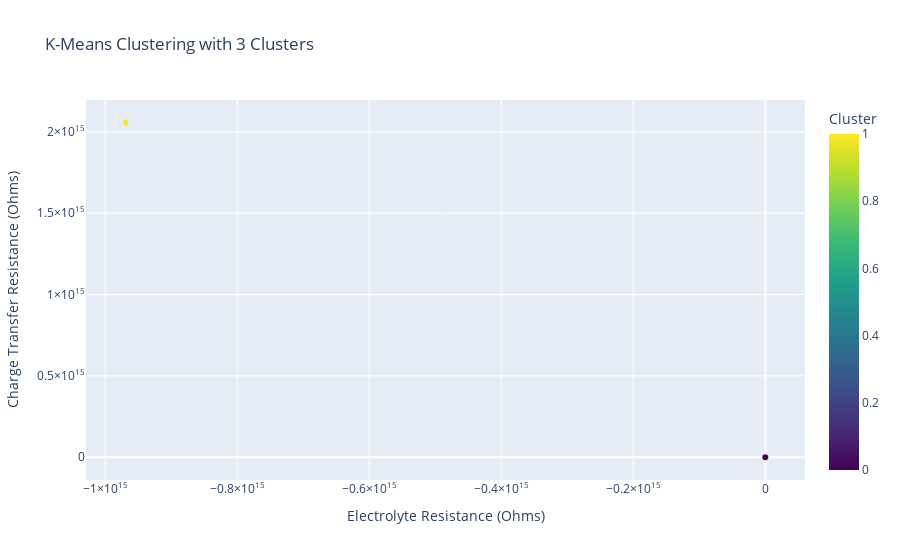

Source (notebook cell):
### Markdown cell above
---

## **9. Clustering Analysis**

Perform K-Means clustering to identify patterns in battery behavior.

### Code cell
# Cell 9: Clustering Analysis

if not final_df.empty:
    try:
        features = ['Re', 'Rct']
        n_clusters = 3  # You can adjust this number based on analysis
        
        kmeans, final_df = perform_kmeans_clustering(final_df, features, n_clusters)
        
        if kmeans:
            # Plot clusters
            fig_clusters = px.scatter(
                final_df, 
                x='Re', 
                y='Rct',
                color=f'Cluster_{n_clusters}',
                title=f'K-Means Clustering with {n_clusters} Clusters',
                labels={
                    'Re': 'Electrolyte Resistance (Ohms)',
                    'Rct': 'Charge Transfer Resistance (Ohms)',
                    f'Cluster_{n_clusters}': 'Cluster'
                },
                hover_data=['uid'],
                color_continuous_scale='Viridis'
            )
            
            # Display the plot
            fig_clusters.show()
            
            # Save the plot
            clusters_plot_path = os.path.join(OUTPUT_DIR, f"KMeans_{n_clusters}_Clusters.html")
            fig_clusters.write_html(clusters_plot_path)
            logging.info(f"K-Means clusters plot saved to {clusters_plot_path}")
    except Exception as e:
        logging.exception(f"Error during K-Means clustering: {e}")
else:
    logging.warning("Final DataFrame is empty. K-Means clustering skipped.")

### Figure 1 — Plotly figure (JSON) as saved in the notebook; plotly's stock layout.template omitted (floating-point values rounded to 4 significant figures; data arrays with more than 128 entries replaced by an {"elided": "..."} marker saying what was removed)
{"data": [{"customdata": {"elided": "1947x1 int values"}, "hovertemplate": "Electrolyte Resistance (Ohms)=%{x}<br>Charge Transfer Resistance (Ohms)=%{y}<br>uid=%{customdata[0]}<br>Cluster=%{marker.color}<extra></extra>", "legendgroup": "", "marker": {"color": {"elided": "1947 int values"}, "coloraxis": "coloraxis", "symbol": "circle"}, "mode": "markers", "name": "", "showlegend": false, "type": "scattergl", "x": {"elided": "1947 float values"}, "xaxis": "x", "y": {"elided": "1947 float values"}, "yaxis": "y"}], "layout": {"coloraxis": {"colorbar": {"title": {"text": "Cluster"}}, "colorscale": [[0, "#440154"], [0.1111, "#482878"], [0.2222, "#3e4989"], [0.3333, "#31688e"], [0.4444, "#26828e"], [0.5556, "#1f9e89"], [0.6667, "#35b779"], [0.7778, "#6ece58"], [0.8889, "#b5de2b"], [1, "#fde725"]]}, "legend": {"tracegroupgap": 0}, "title": {"text": "K-Means Clustering with 3 Clusters"}, "xaxis": {"anchor": "y", "domain": [0, 1], "title": {"text": "Electrolyte Resistance (Ohms)"}}, "yaxis": {"anchor": "x", "domain": [0, 1], "title": {"text": "Charge Transfer Resistance (Ohms)"}}}}
